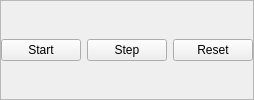
           <widget class="QFrame" name="frame_2">
            <property name="frameShape">
             <enum>QFrame::StyledPanel</enum>
            </property>
            <property name="frameShadow">
             <enum>QFrame::Raised</enum>
            </property>
            <layout class="QHBoxLayout" name="horizontalLayout_2">
             <property name="leftMargin">
              <number>0</number>
             </property>
             <property name="topMargin">
              <number>0</number>
             </property>
             <property name="rightMargin">
              <number>0</number>
             </property>
             <property name="bottomMargin">
              <number>0</number>
             </property>
             <item>
              <widget class="QPushButton" name="startPauseButton">
               <property name="mouseTracking">
                <bool>true</bool>
               </property>
               <property name="styleSheet">
                <string notr="true"/>
               </property>
               <property name="text">
                <string>Start</string>
               </property>
               <property name="checkable">
                <bool>true</bool>
               </property>
               <property name="checked">
                <bool>false</bool>
               </property>
               <property name="autoDefault">
                <bool>false</bool>
               </property>
               <property name="default">
                <bool>false</bool>
               </property>
               <property name="flat">
                <bool>false</bool>
               </property>
              </widget>
             </item>
             <item>
              <widget class="QPushButton" name="stepButton">
               <property name="mouseTracking">
                <bool>true</bool>
               </property>
               <property name="styleSheet">
                <string notr="true"/>
               </property>
               <property name="text">
                <string>Step</string>
               </property>
              </widget>
             </item>
             <item>
              <widget class="QPushButton" name="resetButton">
               <property name="mouseTracking">
                <bool>true</bool>
               </property>
               <property name="text">
                <string>Reset</string>
               </property>
              </widget>
             </item>
            </layout>
           </widget>
